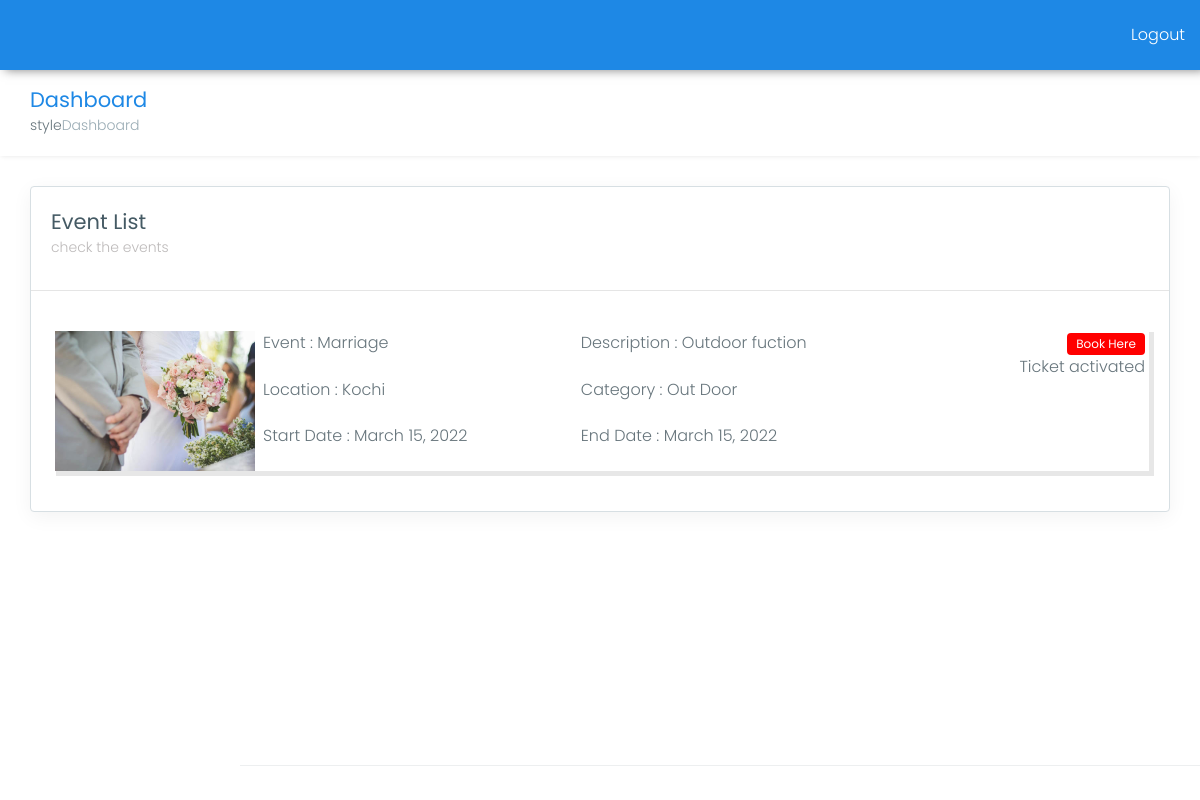
Before: /dashboard/event_details/2 with the older database file.
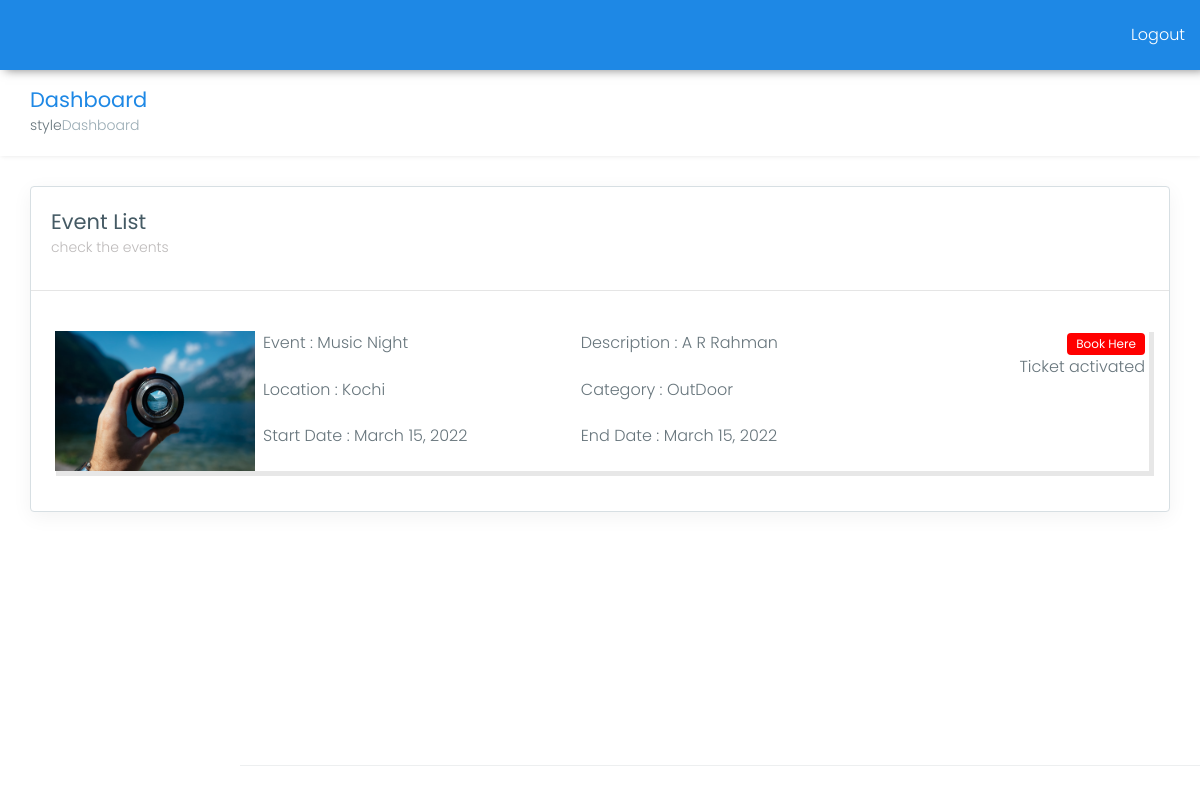
After: the same page with the newer database file.
### DemoApp/models.py (models this page shows)
class Events(models.Model):
    title=models.CharField(max_length=100)
    description=models.CharField(max_length=250)
    location=models.CharField(max_length=100)
    start_date=models.DateField(blank=True,null=True)
    end_date=models.DateField(null=True)
    image=models.ImageField(upload_to='uploaded_picture',blank=True,null=True)
    categories=models.ForeignKey(Categories,on_delete=models.CASCADE, null=True)
    published=models.BooleanField(default=False)
    paid=models.BooleanField(default=False)
    owner = models.ForeignKey(to=User, on_delete=models.CASCADE)
    def __str__(self):
        return self.title

class Categories(models.Model):
    category=models.CharField(max_length=100)
    def __str__(self):
        return self.category

### DemoApp/views.py (the view)
# urls.py: path('dashboard/event_details/<int:pk>',views.EventDetails,name='eventdetails'),
def EventDetails(request,pk):
    print('pk',pk)
    event_db=Events.objects.filter(pk=pk)
    print("event_db",event_db)
    context={
        "event_db":event_db,
        }
    return render(request, 'Event.html',context=context)

### DemoApp/templates/Event.html (shortened to what the changed rows need)
<!DOCTYPE html>
<html lang="en">
<head>
    <link href="{{STATIC_URL}}assets/plugins/bootstrap/css/bootstrap.min.css" rel="stylesheet">
    <link href="{{STATIC_URL}}assets/plugins/chartist-js/dist/chartist.min.css" rel="stylesheet">
    <link href="{{STATIC_URL}}assets/plugins/chartist-js/dist/chartist-init.css" rel="stylesheet">
    <link href="{{STATIC_URL}}assets/plugins/chartist-plugin-tooltip-master/dist/chartist-plugin-tooltip.css" rel="stylesheet">
    <link href="{{STATIC_URL}}assets/plugins/css-chart/css-chart.css" rel="stylesheet">
    <link href="{{STATIC_URL}}assets/plugins/morrisjs/morris.css" rel="stylesheet">
    <link href="{{STATIC_URL}}css/style.css" rel="stylesheet">
    <link href="{{STATIC_URL}}css/main.css" rel="stylesheet">
    <link href="{{STATIC_URL}}css/colors/blue.css" id="theme" rel="stylesheet">
</head>
<body class="fix-header fix-sidebar card-no-border">
    <div id="main-wrapper">
        <div class="">
            <div class="container-fluid">
                <div class="row">
                    <div class="col-12">
                        <div class="card">
                            <div class="event_main">
                            {% for i in event_db %}
                                <div class="event_content">
                                    <div class="event_img_frame">
                                        <img src="{{i.image.url}}" class="event_img">
                                    </div>
                                    <div class="event_details">
                                        <div>Event : {{i.title}}</div>
                                        <div>Description : {{i.description}}</div>
                                        <div>Location : {{i.location}}</div>
                                        <div>Category : {{i.categories}}</div>
                                        <div>Start Date : {{i.start_date}}</div>
                                        <div>End Date : {{i.end_date}}</div>
                                    </div>
                                    <div class="event_btn_sec">
                                        <div>
                                            <button type="button" class="btn event_book_btn">Book Here</button>
                                        </div>
                                        <div>
                                            {%if i.paid == True %}
                                                Ticket activated
                                            {%else%}
                                                Ticket not activated
                                            {% endif%}
                                        </div>
                                    </div>
                                </div>
                            {% endfor %}
                            </div>
                        </div>
                    </div>
                </div>
        </div>
    </div>
</body>
</html>

Changed rows visible on the page:
changed Events "Kochi": image: a different picture; title "Marriage" → "Music Night"; description "Outdoor fuction" → "A R Rahman"; categories "Out Door" → "OutDoor"
